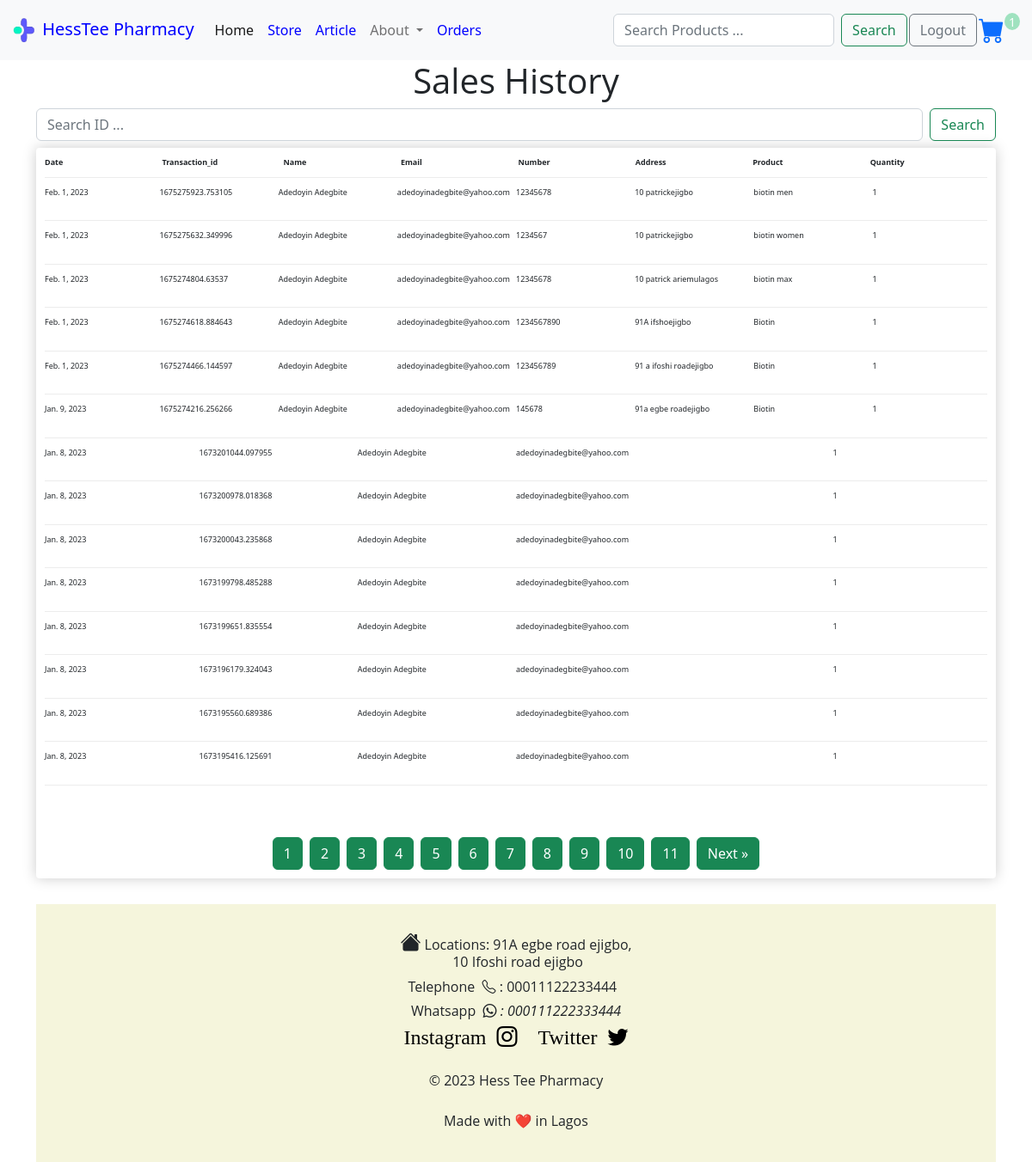
The app's page /record/ (signed in) with its own data.
### store/models.py (models this page shows, shortened)
class OrderItem(models.Model):
    product = models.ForeignKey(Product,on_delete=models.SET_NULL, null= True)
    order = models.ForeignKey(Order,on_delete=models.SET_NULL, null= True)
    quantity = models.IntegerField(default=0, null=True,blank=True)
    date_added = models.DateField(auto_now_add=True)

class Order(models.Model):
    customer = models.ForeignKey(Customer, on_delete=models.SET_NULL,null=True, blank=True)
    date_ordered = models.DateField(auto_now_add= True)
    complete = models.BooleanField(default=False)
    transaction_id = models.CharField(max_length=100, null=True)
    @property
    def get_cart_items(self):
        orderitems= self.orderitem_set.all()
        total = sum([item.quantity for item in orderitems])
        return total

class Customer (models.Model):
    user = models.OneToOneField(User,on_delete=models.CASCADE, null=True,blank=True,)
    name= models.CharField(max_length=200, null=True)
    email = models.EmailField(max_length=200)
    def __str__(self) :
        return str(self.name)

class ShippingAddress(models.Model):
    customer = models.ForeignKey(Customer, on_delete= models.SET_NULL,null=True)
    order = models.ForeignKey(Order, on_delete= models.SET_NULL,null=True)
    number = models.CharField( max_length=200)
    address = models.CharField(max_length=200, null=False)
    city = models.CharField(max_length=200, null=False)
    state= models.CharField(max_length=200, null=False)
    zipcode = models.CharField(max_length=200, null=False)
    date_added = models.DateField(auto_now_add=True)

class Product(models.Model):
    name =  models.CharField(max_length= 200)
    price = models.DecimalField(max_digits=10, decimal_places=2)
    digital = models.BooleanField(default=False, null=True, blank=True)
    quantity = models.IntegerField(null=True, blank=True)
    image  = ImageField(null=True,blank = True)
    description = models.CharField(max_length= 200,null=True,blank = True)
    sales = models.BooleanField(default=False, null=True, blank=True)
    sales_price = models.DecimalField(max_digits=10, decimal_places=2, null=True, blank=True)

### store/views.py (the view)
# urls.py: path("record/",views.record,name= "record"),
@permission_required('store.can_view_customer')
def record (request):
    paginate_by = 15
    paginator_class = MyPaginator
    page = request.GET.get('page', 1)
    if page == None or page == "":
      page = 1
    if request.method == 'POST':
        data = cartData(request)
        cartItems = data['cartItems']
        data = request.POST['search']
        try:
                order = OrderItem.objects.filter(order__transaction_id__icontains = data).order_by('-id')
                shipping = ShippingAddress.objects.all()
                context = {'cartItems':cartItems,'table':order,"info":shipping}
                context['form']= InputForm()
                return render(request, 'store/records.html', context)
        except Product.DoesNotExist:
                return HttpResponse("no such product")
    else:
      data = cartData(request)
      cartItems = data['cartItems']
      order = OrderItem.objects.all().order_by("-id")
      shipping = ShippingAddress.objects.all()
      paginator = paginator_class(order, paginate_by)
      order = paginator.page(page)
      context = {'cartItems':cartItems,'table':order,"info":shipping}
      context['form']= InputForm()
      return render(request, 'store/records.html', context)

### store/forms.py
class InputForm (forms.Form):
    image = forms.ImageField()

### store/utils.py (called while the page is built)
def cartData(request):
    if request.user.is_authenticated:
        try:
          customer = request.user.customer
        except:
          customer=  Customer.objects.create(user= request.user,name=request.user,email = request.user.email)
        try:
          order, created = Order.objects.get_or_create(customer= customer, complete = False)
        except:
          order.delete()
        items = order.orderitem_set.all()
        cartItems = order.get_cart_items
    else:
        cookieData = cookieCart(request)
        cartItems = cookieData['cartItems']
        order = cookieData['order']
        items = cookieData['items']
    return {"items": items,"order":order,'cartItems':cartItems}

### store/views.py (called while the page is built)
    def validate_number(self, number):
        try:
            return super().validate_number(number)
        except EmptyPage:
            if int(number) > 1:
                return self.num_pages
            elif int(number) < 1:
                return 1
            else:
                raise

### store/templates/store/records.html (shortened to what this page needs)
{% extends 'store/main.html'%}
{% load static %}
{% block content%}
<h1 style="text-align:center ;" >Sales History</h1>
<form  action="{% url 'record' %}" role="search" method="POST"  class="d-flex my-2" role="search" >
  <input name="search"class="form-control me-2" type="search" placeholder="Search ID ..." aria-label="Search" required>
  <button class="btn btn-outline-success rounded" type="submit">Search</button>
</form>
<div class="box-element" >
    <div style="font-size:xx-small" class="cart-row">
        <div style="flex:1"><strong> Date</strong></div>
        <div style="flex:1"><strong>Transaction_id</strong></div>&nbsp;&nbsp;
        <div  style="flex:1"><strong>Name</strong></div>
        <div  style="flex:1"><strong>Email</strong></div>
        <div  style="flex:1"><strong>Number</strong></div>
        <div  style="flex:1"><strong>Address</strong></div>
        <div style="flex:1"><strong>Product</strong></div>
        <div style="flex:1"><strong>Quantity</strong></div>
    </div>
    {% for items in table %}
    {% if items.order.complete == True %}
    <div style="font-size: xx-small;" class="cart-row">
        <div style="flex:1"><p>{{items.order.date_ordered}}</p></div>
        <div style="flex:1"><p>{{items.order.transaction_id}}</p> </div>&nbsp;&nbsp;
        <div style="flex:1"><p>{{items.order.customer}}</p></div>&nbsp;&nbsp;
        <div style="flex:1"><p>{{items.order.customer.email}}</p></div>&nbsp;&nbsp;
        {% for i in info %}
        {% if i.order == items.order %}
        <div style="flex:1"><p>{{i.number}}</p></div>&nbsp;&nbsp;
        <div style="flex:1"><p>{{i.address}}{{i.city}}</p></div>&nbsp;&nbsp;
        {% endif %}
        {% endfor %}
        <div style="flex:1"><p>{{items.product.name}}</p></div>&nbsp;&nbsp;
        <div style="flex:1"><p>{{items.quantity}}</p></div>
        </div>
        {% endif %}
        {% endfor %}
        <div style="padding-top: 50px;" class='pagination justify-content-center'>
{% for i in table.paginator.page_range %}
{% if table.number == i %}
  <li class="    page-item active" aria-current="page"><span><a class=" btn btn-success me-2 rounded " href="">{{ i }}</a></span></li>
{% else %}
  <li class="page-item"><a class=" btn btn-success me-2 rounded" href="?page={{ i }}">{{ i }}</a></li>
{% endif %}
{% endfor %}
{% if table.has_next %}
<li class="page-item"><a class="btn btn-success rounded" href="?page={{ table.next_page_number }}"> Next &raquo;</a></li>
{% else %}
<li class="page-item btn btn-success rounded "> </li>
{% endif %}
</div>
{% endblock%}

### static/css/main.css (style rules this page uses)
html { margin: 0; }
body { margin: 0; overflow-x: hidden }
h1,h2,h3,h4,h5,h6 { font-family: 'Open Sans', 'Helvetica Neue', Helvetica, Arial, sans-serif; }
.box-element { box-shadow:hsl(0, 0%, 80%) 0 0 16px; background-color: #fff; border-radius: 4px; padding: 10px; }
.btn { border-radius: 0; }
.cart-row { display: flex; align-items: flex-stretch; padding-bottom: 10px; margin-bottom: 10px; border-bottom: 1px solid #ececec; }

### records on screen
OrderItem: order.date_ordered "Feb. 1, 2023", order.transaction_id "1675275923.753105", order.customer "Adedoyin Adegbite", order.customer.email "adedoyinadegbite@yahoo.com", product.name "biotin men", quantity "1"
ShippingAddress: number "12345678", address "10 patrick", city "ejigbo"
OrderItem: order.date_ordered "Feb. 1, 2023", order.transaction_id "1675275632.349996", order.customer "Adedoyin Adegbite", order.customer.email "adedoyinadegbite@yahoo.com", product.name "biotin women", quantity "1"
ShippingAddress: number "1234567", address "10 patrick", city "ejigbo"
OrderItem: order.date_ordered "Feb. 1, 2023", order.transaction_id "1675274804.63537", order.customer "Adedoyin Adegbite", order.customer.email "adedoyinadegbite@yahoo.com", product.name "biotin max", quantity "1"
ShippingAddress: number "12345678", address "10 patrick ariemu", city "lagos"
OrderItem: order.date_ordered "Feb. 1, 2023", order.transaction_id "1675274618.884643", order.customer "Adedoyin Adegbite", order.customer.email "adedoyinadegbite@yahoo.com", product.name "Biotin", quantity "1"
ShippingAddress: number "1234567890", address "91A ifsho", city "ejigbo"
OrderItem: order.date_ordered "Feb. 1, 2023", order.transaction_id "1675274466.144597", order.customer "Adedoyin Adegbite", order.customer.email "adedoyinadegbite@yahoo.com", product.name "Biotin", quantity "1"
ShippingAddress: number "123456789", address "91 a ifoshi road", city "ejigbo"
OrderItem: order.date_ordered "Jan. 9, 2023", order.transaction_id "1675274216.256266", order.customer "Adedoyin Adegbite", order.customer.email "adedoyinadegbite@yahoo.com", product.name "Biotin", quantity "1"
ShippingAddress: number "145678", address "91a egbe road", city "ejigbo"
OrderItem: order.date_ordered "Jan. 8, 2023", order.transaction_id "1673201044.097955", order.customer "Adedoyin Adegbite", order.customer.email "adedoyinadegbite@yahoo.com", quantity "1"
OrderItem: order.date_ordered "Jan. 8, 2023", order.transaction_id "1673200978.018368", order.customer "Adedoyin Adegbite", order.customer.email "adedoyinadegbite@yahoo.com", quantity "1"
OrderItem: order.date_ordered "Jan. 8, 2023", order.transaction_id "1673200043.235868", order.customer "Adedoyin Adegbite", order.customer.email "adedoyinadegbite@yahoo.com", quantity "1"
OrderItem: order.date_ordered "Jan. 8, 2023", order.transaction_id "1673199798.485288", order.customer "Adedoyin Adegbite", order.customer.email "adedoyinadegbite@yahoo.com", quantity "1"
OrderItem: order.date_ordered "Jan. 8, 2023", order.transaction_id "1673199651.835554", order.customer "Adedoyin Adegbite", order.customer.email "adedoyinadegbite@yahoo.com", quantity "1"
OrderItem: order.date_ordered "Jan. 8, 2023", order.transaction_id "1673196179.324043", order.customer "Adedoyin Adegbite", order.customer.email "adedoyinadegbite@yahoo.com", quantity "1"
OrderItem: order.date_ordered "Jan. 8, 2023", order.transaction_id "1673195560.689386", order.customer "Adedoyin Adegbite", order.customer.email "adedoyinadegbite@yahoo.com", quantity "1"
OrderItem: order.date_ordered "Jan. 8, 2023", order.transaction_id "1673195416.125691", order.customer "Adedoyin Adegbite", order.customer.email "adedoyinadegbite@yahoo.com", quantity "1"

### other values on screen
{{ cartItems }} "1"
{{ i }} "1"
{{ i }} "2" "3" "4" "5" "6" "7" "8" "9" "10" "11"
